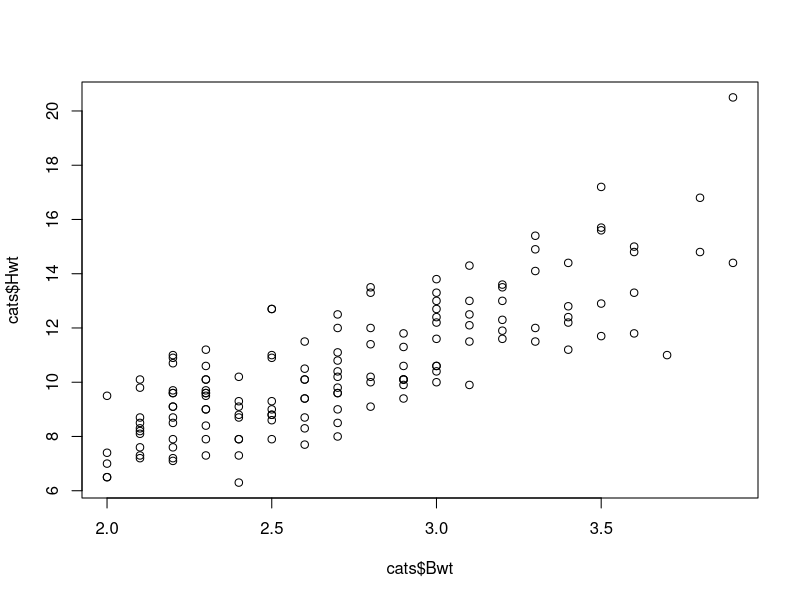
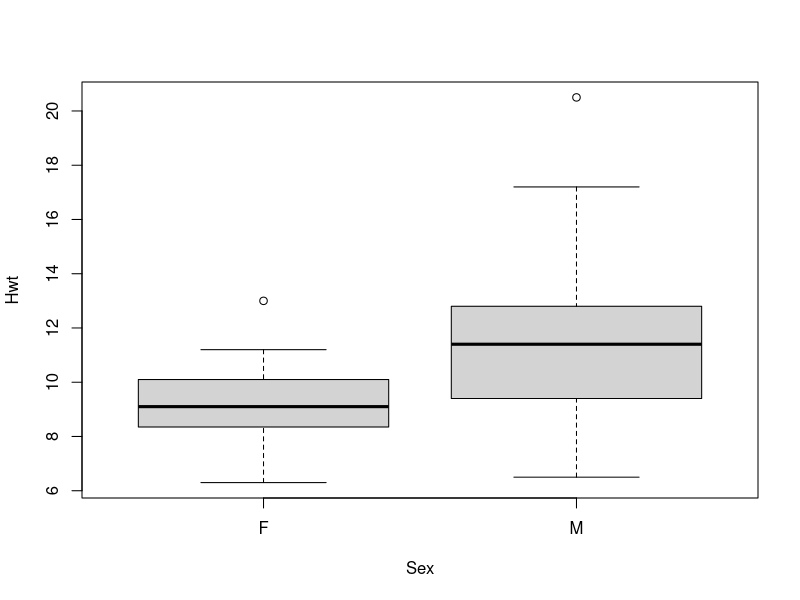
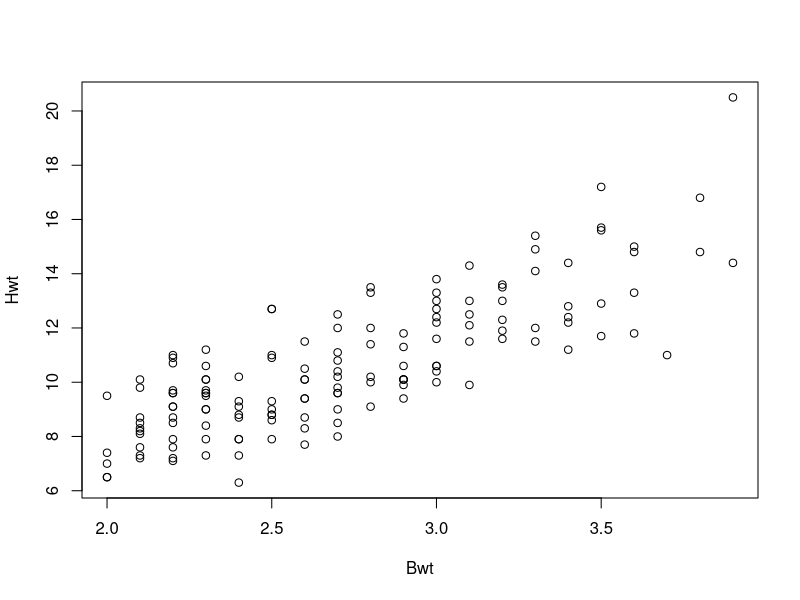
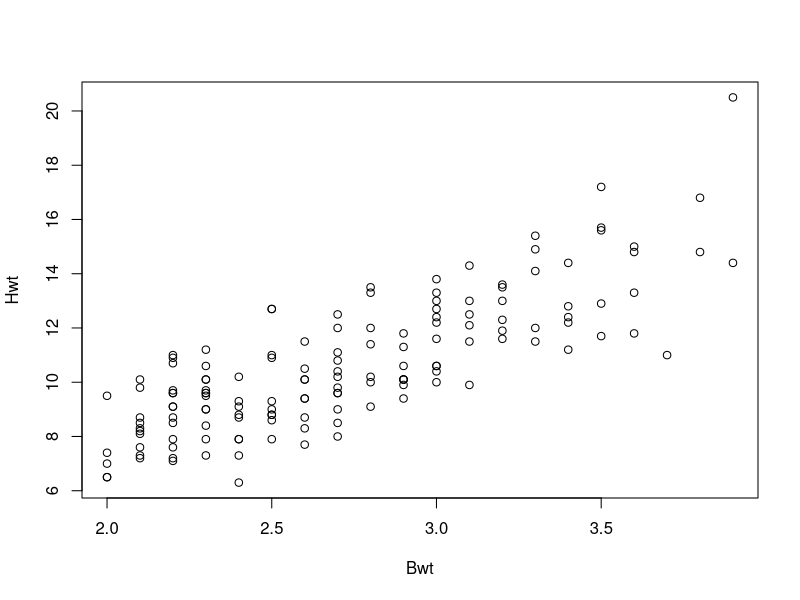
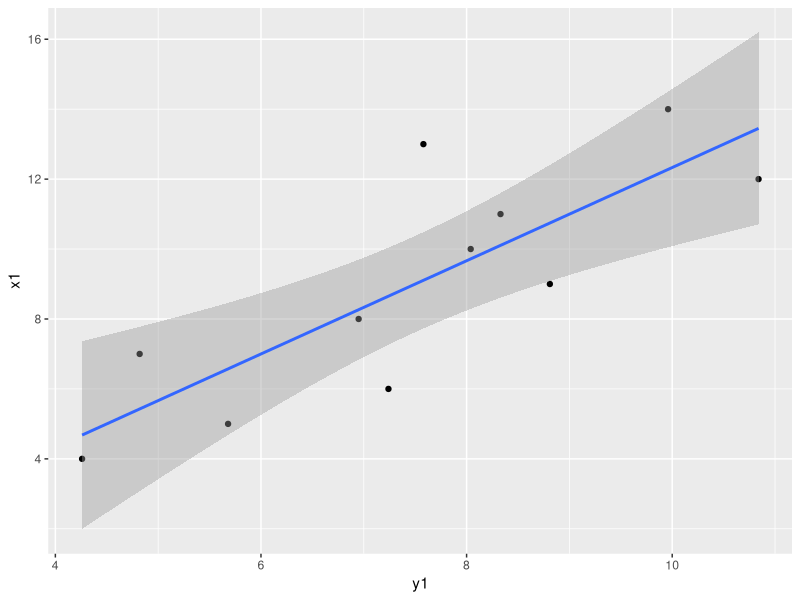
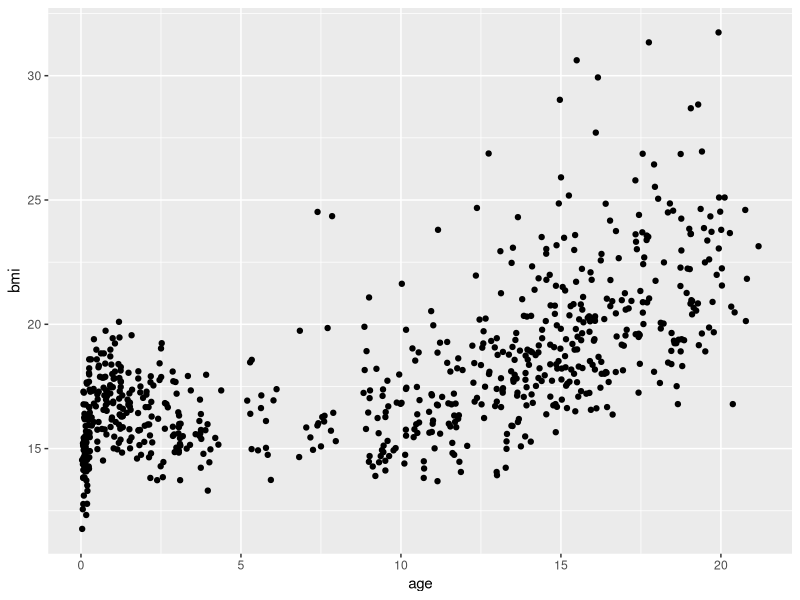
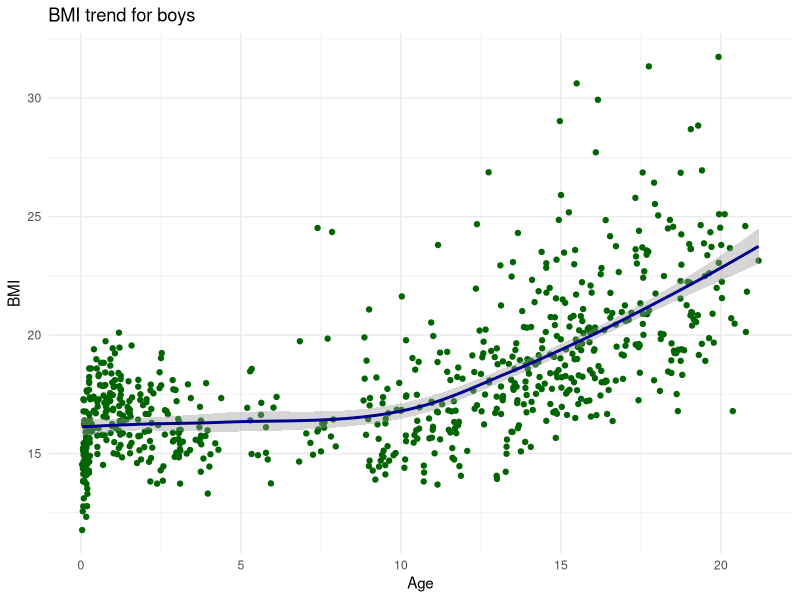

The R source for these figures, in order:
## ---- chunk 1
a <- 100
b <- a^2
## ---- chunk 2
c(1, 3, 5, 2, 6, 4)
v <- 1:6
v
v[4]
## ---- chunk 3
m <- matrix(1:6, nrow = 3, ncol = 2)
m
m[1, ]
m[, 2]
## ---- chunk 4
d <- data.frame(numbers = 1:3, 
                letters = c("a", "b", "c"),
                V3 = c(TRUE, FALSE, TRUE))
d
d$numbers
d$letters
## ---- chunk 5
l <- list(vector = v, dframe = d)
l
l$vector
l$dframe$numbers
## ---- chunk 6
library(stats)
## ---- chunk 7
require(stats)
## ---- chunk 8
library(MASS)     # for the cats data
library(dplyr)    # data manipulation
library(haven)    # in/exporting data
library(magrittr) # pipes
library(mice)     # for the boys data
library(ggplot2)  # visualization
## ---- chunk 9
head(cats)
## ---- chunk 10
str(cats)
## ---- chunk 11
fem.cats <- cats[cats$Sex == "F", ]
dim(fem.cats)
head(fem.cats)
## ---- chunk 12
heavy.cats <- cats[cats$Bwt > 3, ]
dim(heavy.cats)
head(heavy.cats)
## ---- chunk 13
heavy.cats <- subset(cats, Bwt > 3)
dim(heavy.cats)
head(heavy.cats)
## ---- chunk 14
filter(cats, Bwt > 2, Bwt < 2.2, Sex == "F")
## ---- chunk 15
class(cats$Sex)
levels(cats$Sex)
## ---- chunk 16
sort1 <- arrange(cats, Bwt)
head(sort1)
sort2 <- arrange(cats, desc(Bwt))
head(sort2)
## ---- chunk 17
cor(cats[, -1])
## ---- chunk 18
cor.test(cats$Bwt, cats$Hwt)
## ---- chunk 19
plot(cats$Bwt, cats$Hwt)
## ---- chunk 20
t.test(formula = Hwt ~ Sex, data = cats)
## ---- chunk 21
plot(formula = Hwt ~ Sex, data = cats)
## ---- chunk 22
a <- 2
a > 5
if (a > 5){
  print("a is larger than 5.")
}
## ---- chunk 23
a <- 8
if (a > 5){
  print("a is larger than 5.")
}
## ---- chunk 24
a <- 2
if (a > 5){
  print("a is larger than 5.")
} else {
  print("a is smaller than 5.")
}
## ---- chunk 25
a <- 8
if (a > 5){
  print("a is larger than 5.")
} else {
  print("a is smaller than 5.")
}
## ---- chunk 26
# Let's print the numbers 1 to 6 one by one. 
print(1)
print(2)
print(3)
print(4)
print(5)
print(6)
## ---- chunk 27
for (i in 1:6){
  print(i)
}
## ---- chunk 28
for (i in 1:6){
  print(i < 5)
}
## ---- chunk 29
for (i in 1:nrow(cats)){
  if (cats$Bwt[i] > 2.5){
    cat(i, "is over 2.5. It is:", cats$Bwt[i], "\n")
  }
}
## ---- chunk 30
apply(cats[, -1], MARGIN = 2, mean)
## ---- chunk 31
colMeans(cats[, -1])
## ---- chunk 32
set.seed(123)
rand.mat <- matrix(rnorm(21), nrow = 3, ncol = 7)
rand.mat
apply(rand.mat, MARGIN = 1, FUN = max)
apply(rand.mat, MARGIN = 2, FUN = max)
## ---- chunk 33
rand.mat
apply(rand.mat, MARGIN = 1, FUN = sum)
apply(rand.mat, MARGIN = 2, FUN = var)
## ---- chunk 34
my.list <- list(A = c(4, 2, 1:3), B = "Hello.", C = TRUE)
sapply(my.list, class)
sapply(my.list, range)
## ---- chunk 35
class(cats)
is.list(cats)
## ---- chunk 36
sapply(cats, class)
## ---- chunk 37
lapply(cats, class)
## ---- chunk 38
mean(1:6)
## ---- chunk 39
myfunction <- function(arguments){
  hereyourfunctioncode
}
## ---- chunk 40
mean.sd <- function(argument1, argument2){
  mean1 <- mean(argument1) 
  mean2 <- mean(argument2)
  sd1 <- sd(argument1)
  sd2 <- sd(argument2)
  result <- data.frame(mean = c(mean1, mean2),
                       sd = c(sd1, sd2), 
                       row.names = c("first", "second"))
  return(result)
}
## ---- chunk 41
mean.sd(argument1 = 1:10,
        argument2 = 3:8)
## ---- chunk 42
mean.sd(1:10, 3:8)
## ---- chunk 43
boys  <- read_sav("boys.sav")
boys2 <- transform(boys, hgt = hgt / 100)
boys3 <- filter(boys2, age > 15)
boys4 <- subset(boys3, select = c(hgt, wgt, bmi))
## ---- chunk 44
boys <-
  read_sav("boys.sav") %>%
  transform(hgt = hgt/100) %>%
  filter(age > 15) %>%
  subset(select = c(hgt, wgt, bmi))
## ---- chunk 45
rnorm(10) %>% mean()
## ---- chunk 46
boys %>% cor(use = "pairwise.complete.obs")
## ---- chunk 47
boys %>% subset(select = wgt) %>% na.omit() %>% max()
## ---- chunk 48
cats %>%
  plot(Hwt ~ Bwt, data = .)
## ---- chunk 49
cats %$%
  plot(Hwt ~ Bwt)
## ---- chunk 50
cats %$%
  t.test(Hwt ~ Sex)
## ---- chunk 51
anscombe
## ---- chunk 52
anscombe %>%
  ggplot(aes(y1, x1)) + 
  geom_point() + 
  geom_smooth(method = "lm")
## ---- chunk 53
mice::boys %>%
  ggplot(aes(x = age, y = bmi)) +
  geom_point(na.rm = TRUE)
## ---- chunk 54
gg <- 
  mice::boys %>%
  ggplot(aes(x = age, y = bmi)) +
  geom_point(col = "dark green")
## ---- chunk 55
gg <- gg + 
  geom_smooth(col = "dark blue")
## ---- chunk 56
gg <- gg + 
  labs(x = "Age", y = "BMI", title = "BMI trend for boys") +
  theme_minimal()
## ---- chunk 57
plot(gg)
